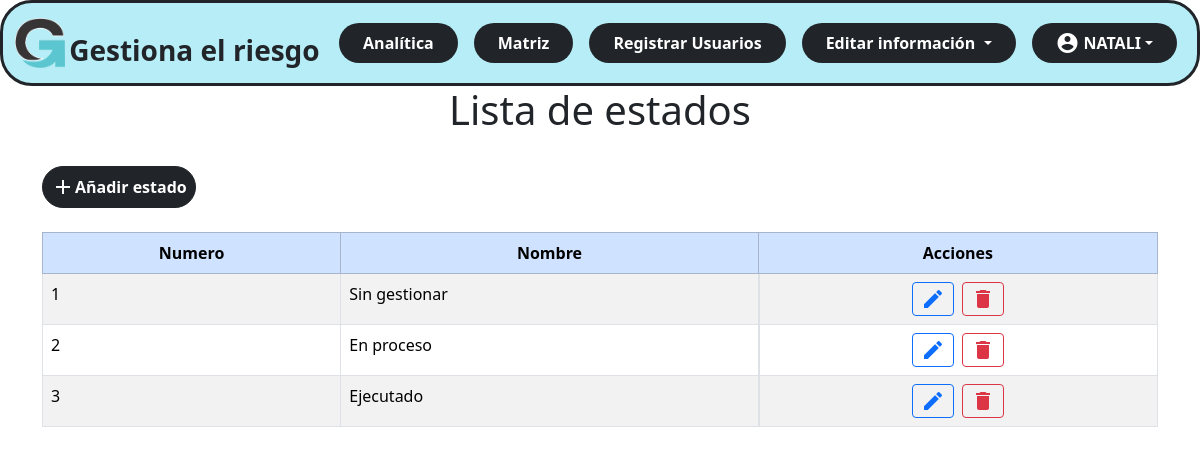
The page /administrador/estados.php (signed in) on the database its author committed.
### tables this page shows
CREATE TABLE `tblestado` (
  `Codigo` int(1) NOT NULL,
  `Nombre` varchar(40) NOT NULL
);

### administrador/estados.php (the view, shortened to what this page needs)
<!DOCTYPE html>
<html lang="en">
<head>
    <link rel="stylesheet" href="style.css">
    <link rel="stylesheet" href="./css/style_admin.css">
    <?php
    include ('vistas\nav.php');
    include ('conexion.php');
    ?>
</head>
<body>
    <div class="container-fluid">
        <h1>Lista de estados</h1>
    </div>
    <br>
    <div class="container">
        <buttom type="buttom" class="btn btn-dark btn-md mb-4  p-2 rounded-5 " data-bs-toggle="modal"
            data-bs-target="#modalAddEstado">
            <div class="d-flex align-items-center ">
                <span class="material-icons">add</span>
                <div class=""><b>Añadir estado</b></div>
            </div>
        </buttom>
        <table id="tbl_id" class="table table-bordered table-striped">
            <thead class="table-primary align-middle text-center">
                <tr>
                    <th>Numero</th>
                    <th>Nombre</th>
                    <th>Acciones</th>
                </tr>
            </thead>
            <tbody class="table-striped table-hover">
                <?php
                $estados = $con->query("SELECT * FROM tblestado");
                foreach ($estados as $estado) {
                    ?>
                    <tr>
                        <td>
                            <?php echo $estado['Codigo']; ?>
                        </td>
                        <td>
                            <?php echo $estado['Nombre']; ?>
                        </td>
                        <td class="d-flex justify-content-center gap-2">
                            <a type="button"  data-bs-toggle="modal"
                                data-bs-target="#editarModal<?php echo $estado['Codigo']; ?>">
                                <span class="material-icons btn btn-outline-primary btn-sm">edit</span>
                            </a>
                            <a type="button"
                                onclick="return confirmarEliminarEstado(<?php echo $estado['Codigo']; ?>);">
                                <span class="material-icons btn btn-outline-danger btn-sm">delete</span>
                            </a>
                        </td>
                    </tr>
                    <?php
                }
                ?>
            </tbody>
        </table>
    </div>
</body>
</html>

### css/style_admin.css (style rules this page uses)
h1 { text-align: center; }

### rows shown on the page
tblestado: Codigo "1", Nombre "Sin gestionar"
tblestado: Codigo "2", Nombre "En proceso"
tblestado: Codigo "3", Nombre "Ejecutado"

### other values the page prints
$_SESSION['nombre'] "NATALI"
